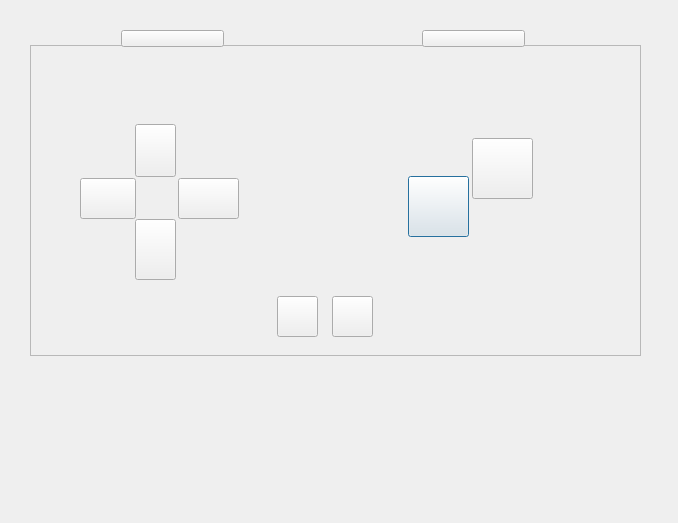
<?xml version="1.0" encoding="UTF-8"?>
<ui version="4.0">
 <class>InputManager</class>
 <widget class="QDialog" name="InputManager">
  <property name="geometry">
   <rect>
    <x>0</x>
    <y>0</y>
    <width>678</width>
    <height>523</height>
   </rect>
  </property>
  <property name="windowTitle">
   <string>Dialog</string>
  </property>
  <property name="styleSheet">
   <string notr="true"/>
  </property>
  <widget class="QFrame" name="frame">
   <property name="geometry">
    <rect>
     <x>30</x>
     <y>45</y>
     <width>611</width>
     <height>311</height>
    </rect>
   </property>
   <property name="styleSheet">
    <string notr="true">background-image: url(:/joypad/icons/joypad/controller.png);
background-repeat: no-repeat;
</string>
   </property>
   <property name="frameShape">
    <enum>QFrame::StyledPanel</enum>
   </property>
   <property name="frameShadow">
    <enum>QFrame::Raised</enum>
   </property>
  </widget>
  <widget class="QPushButton" name="B">
   <property name="geometry">
    <rect>
     <x>408</x>
     <y>176</y>
     <width>61</width>
     <height>61</height>
    </rect>
   </property>
   <property name="styleSheet">
    <string notr="true">QPushButton{
	background-image: url(:/joypad/icons/joypad/ab2.png);
	background-repeat: no-repeat;

}

QPushButton:checked{
		background-image: url(:/joypad/icons/joypad/ab2_pressed.png);
	background-repeat: no-repeat;
}</string>
   </property>
   <property name="text">
    <string/>
   </property>
   <property name="checkable">
    <bool>true</bool>
   </property>
  </widget>
  <widget class="QPushButton" name="A">
   <property name="geometry">
    <rect>
     <x>472</x>
     <y>138</y>
     <width>61</width>
     <height>61</height>
    </rect>
   </property>
   <property name="styleSheet">
    <string notr="true">QPushButton{
	background-image: url(:/joypad/icons/joypad/ab2.png);
	background-repeat: no-repeat;
	border-color:#1E665D;
	border-width: 1px;

}

QPushButton:checked{
		background-image: url(:/joypad/icons/joypad/ab2_pressed.png);
	background-repeat: no-repeat;
	border-color: #1E665D;
	border-width: 1px;
}</string>
   </property>
   <property name="text">
    <string/>
   </property>
   <property name="checkable">
    <bool>true</bool>
   </property>
   <property name="checked">
    <bool>false</bool>
   </property>
  </widget>
  <widget class="QPushButton" name="select">
   <property name="geometry">
    <rect>
     <x>277</x>
     <y>296</y>
     <width>41</width>
     <height>41</height>
    </rect>
   </property>
   <property name="styleSheet">
    <string notr="true">QPushButton{
	background-image: url(:/joypad/icons/joypad/startselectbutton.png);
	background-repeat: no-repeat;
}

QPushButton:checked{
		background-image: url(:/joypad/icons/joypad/startselectbutton_pressed.png);
	background-repeat: no-repeat;
}</string>
   </property>
   <property name="text">
    <string/>
   </property>
   <property name="checkable">
    <bool>true</bool>
   </property>
  </widget>
  <widget class="QPushButton" name="start">
   <property name="geometry">
    <rect>
     <x>332</x>
     <y>296</y>
     <width>41</width>
     <height>41</height>
    </rect>
   </property>
   <property name="styleSheet">
    <string notr="true">QPushButton{
	background-image: url(:/joypad/icons/joypad/startselectbutton.png);
	background-repeat: no-repeat;
}

QPushButton:checked{
		background-image: url(:/joypad/icons/joypad/startselectbutton_pressed.png);
	background-repeat: no-repeat;
}</string>
   </property>
   <property name="text">
    <string/>
   </property>
   <property name="checkable">
    <bool>true</bool>
   </property>
  </widget>
  <widget class="QPushButton" name="up">
   <property name="geometry">
    <rect>
     <x>135</x>
     <y>124</y>
     <width>41</width>
     <height>53</height>
    </rect>
   </property>
   <property name="styleSheet">
    <string notr="true">QPushButton{
	background-image: url(:/joypad/icons/joypad/up.png);
	background-repeat: no-repeat;
}

QPushButton:checked{
		background-image: url(:/joypad/icons/joypad/up_pressed.png);
	background-repeat: no-repeat;
}</string>
   </property>
   <property name="text">
    <string/>
   </property>
   <property name="checkable">
    <bool>true</bool>
   </property>
  </widget>
  <widget class="QPushButton" name="down">
   <property name="geometry">
    <rect>
     <x>135</x>
     <y>219</y>
     <width>41</width>
     <height>61</height>
    </rect>
   </property>
   <property name="styleSheet">
    <string notr="true">QPushButton{
	background-image: url(:/joypad/icons/joypad/down.png);
	background-repeat: no-repeat;
}

QPushButton:checked{
		background-image: url(:/joypad/icons/joypad/down_pressed.png);
	background-repeat: no-repeat;
}</string>
   </property>
   <property name="text">
    <string/>
   </property>
   <property name="checkable">
    <bool>true</bool>
   </property>
  </widget>
  <widget class="QPushButton" name="right">
   <property name="geometry">
    <rect>
     <x>178</x>
     <y>178</y>
     <width>61</width>
     <height>41</height>
    </rect>
   </property>
   <property name="styleSheet">
    <string notr="true">QPushButton{
	background-image: url(:/joypad/icons/joypad/right.png);
	background-repeat: no-repeat;
}

QPushButton:checked{
		background-image: url(:/joypad/icons/joypad/right_pressed.png);
	background-repeat: no-repeat;
}</string>
   </property>
   <property name="text">
    <string/>
   </property>
   <property name="checkable">
    <bool>true</bool>
   </property>
  </widget>
  <widget class="QPushButton" name="left">
   <property name="geometry">
    <rect>
     <x>80</x>
     <y>178</y>
     <width>56</width>
     <height>41</height>
    </rect>
   </property>
   <property name="styleSheet">
    <string notr="true">QPushButton{
	background-image: url(:/joypad/icons/joypad/left.png);
	background-repeat: no-repeat;
}

QPushButton:checked{
		background-image: url(:/joypad/icons/joypad/left_pressed.png);
	background-repeat: no-repeat;
}</string>
   </property>
   <property name="text">
    <string/>
   </property>
   <property name="checkable">
    <bool>true</bool>
   </property>
  </widget>
  <widget class="QPushButton" name="l">
   <property name="geometry">
    <rect>
     <x>121</x>
     <y>30</y>
     <width>103</width>
     <height>17</height>
    </rect>
   </property>
   <property name="styleSheet">
    <string notr="true">QPushButton{
	background-image: url(:/joypad/icons/joypad/l.png);
	background-repeat: no-repeat;
}

QPushButton:checked{
		background-image: url(:/joypad/icons/joypad/l_pressed.png);
	background-repeat: no-repeat;
}</string>
   </property>
   <property name="text">
    <string/>
   </property>
   <property name="checkable">
    <bool>true</bool>
   </property>
  </widget>
  <widget class="QPushButton" name="r">
   <property name="geometry">
    <rect>
     <x>422</x>
     <y>30</y>
     <width>103</width>
     <height>17</height>
    </rect>
   </property>
   <property name="styleSheet">
    <string notr="true">QPushButton{
	background-image: url(:/joypad/icons/joypad/r.png);
	background-repeat: no-repeat;
}

QPushButton:checked{
		background-image: url(:/joypad/icons/joypad/r_pressed.png);
	background-repeat: no-repeat;
}</string>
   </property>
   <property name="text">
    <string/>
   </property>
   <property name="checkable">
    <bool>true</bool>
   </property>
  </widget>
 </widget>
 <resources/>
 <connections/>
</ui>
